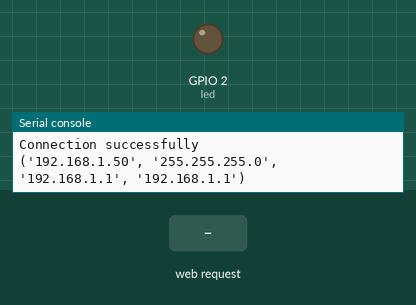
Recording of a program running on a simulated ESP32 board running MicroPython. Parts: output pins drawn as LEDs (lit = HIGH), the last lines printed to the serial console. Inputs (shaded band) come from the test bench. WiFi joins after 1.5 s.

Above: at 2.7 s.
2.8 s: HTTP request GET /?led=on received
At 3.3 s:
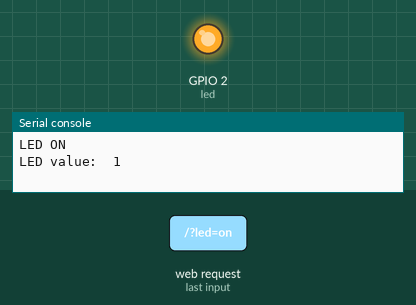
4.3 s: HTTP request GET /?led=off received
At 5.6 s:
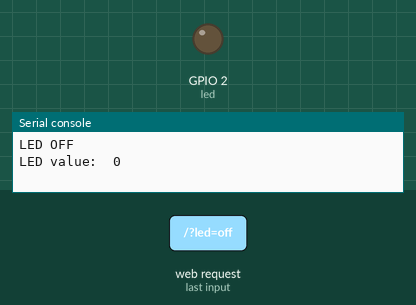
Timing chart, 0 to 7.3 s (numbered marks = the images above; inputs shaded):
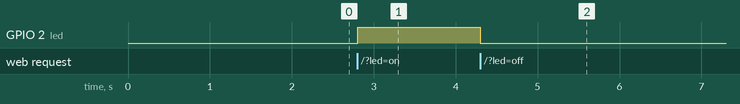

Measured:
- after the input at 2.8 s, GPIO 2 (led): LOW → HIGH at once
- after the input at 4.3 s, GPIO 2 (led): HIGH → LOW at once

The program:

dht_server.py
```python
import usocket as socket
from machine import Pin
import network
import esp
import gc
import dht

# Create sensor DHT object
d = dht.DHT11(Pin(32, Pin.IN))

ssid = 'ASIA-PACIFIC-ITF1_5G'
password = ''

station = network.WLAN(network.STA_IF)
station.active(True)
station.connect(ssid, password)

while station.isconnected() == False:
    pass
print('Connection successfully')
print(station.ifconfig())
led = Pin(2, Pin.OUT)

def web_page():
    print("LED value: ", led.value())
    if led.value() == 1:
        gpio_state = "ON"
    else:
        gpio_state = "OFF"
    html = """<html>
     <head>
     <title>ESP Web Server</title>
     <meta http-equiv="refresh" content="1">
     <meta name="viewport" content="width=device-width, initial-scale=1">
     <link rel="icon" href="data:,"> <style>html{font-family: Helvetica;
    display:inline-block; margin: 0px auto; text-align: center;}
     h1{color: #0F3376; padding: 2vh;}p{font-size: 1.5rem;}.button{display:
    inline-block; background-color: #e7bd3b; border: none;
     border-radius: 4px; color: white; padding: 16px 40px; text-decoration:
    none; font-size: 30px; margin: 2px; cursor: pointer;}
     .button2{background-color: #4286f4;}</style>
     </head>
     <body>

    <h1>ESP Web Server</h1>

    <p>GPIO state: <strong>""" + gpio_state + """</strong></p>

     <p><a href="/?led=on"><button class="button">ON</button></a></p>
     <p><a href="/?led=off"><button class="button button2"> OFF
    </button></a></p>
     </body>
    </html> """
    return html
s = socket.socket(socket.AF_INET, socket.SOCK_STREAM)
s.bind(('', 80))
s.listen(5)

while True:
    conn, addr = s.accept()
    print(' Got a connection from {}'.format(str(addr)))
    request = conn.recv(1024)
    request = str(request)
    print('Content = {}'.format(request))
    led_on = request.find('/?led=on')
    led_off = request.find('/?led=off')


    if led_on == 6:
        print('LED ON')
        led.value(1)
    else:
        if led_off == 6:
            print('LED OFF')
            led.value(0)
    response = web_page()

    conn.send('HTTP/1.1 200 OK\n')
    conn.send('Content-Type: text/html\n')
    conn.send('Connection: close\n\n')
    conn.sendall(response)
    conn.close()
```
